Frame 1 (no input): blank canvas, image omitted
Frame 60 (no input): blank canvas, image omitted
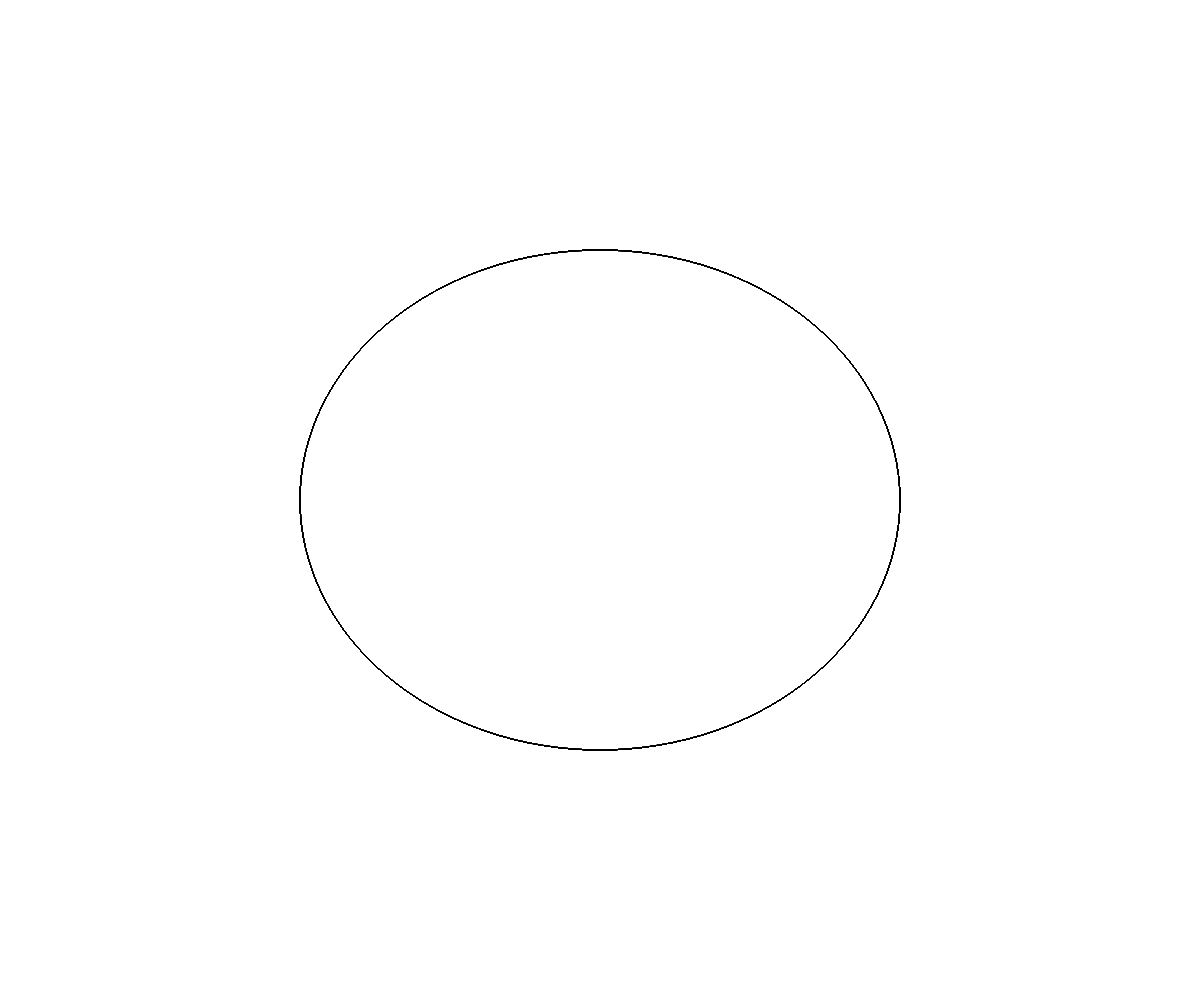
Frame 120 (the mouse pressed at the canvas centre since frame 60)

The p5.js sketch whose frames 1 and 60 were blank and that drew this single picture after the mouse press (run headless with seeded random() and noise() and a simulated clock; from frame 60 on, the mouse is pressed at the canvas centre):

// p5.js sketch
// ── sketch.js
//built in variables

function setup() {
  createCanvas(window.innerWidth, window.innerHeight);
  background(255);

}

function draw() {
  //noStroke();
  fill(mouseX, 5);
  ellipse(width /2, height / 2, mouseX, mouseY);

}
